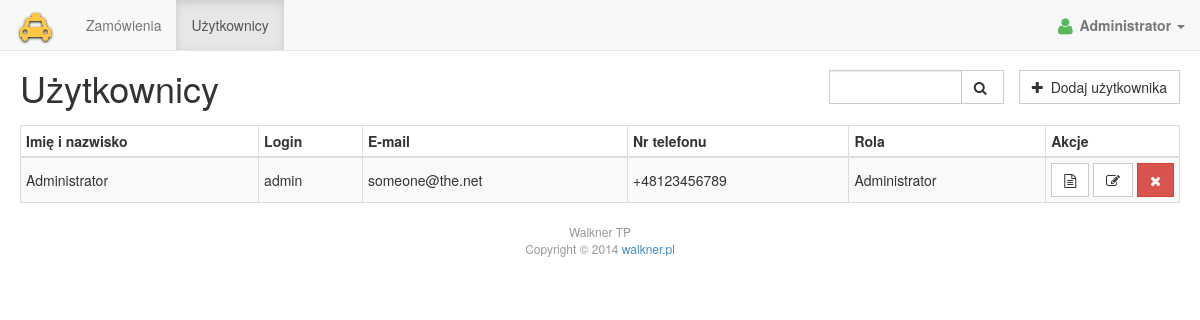
Screenshot of /users/index.php (signed in) with the database file from the repository.
### tables this page shows
CREATE TABLE `users` (
  `id` int(10) unsigned NOT NULL AUTO_INCREMENT,
  `name` varchar(100) NOT NULL,
  `login` varchar(50) NOT NULL,
  `password` char(64) NOT NULL,
  `role` varchar(30) NOT NULL DEFAULT 'user',
  `email` varchar(100) NOT NULL DEFAULT '',
  `tel` varchar(20) NOT NULL DEFAULT '',
  `symbol` varchar(30) NOT NULL DEFAULT '',
  PRIMARY KEY (`id`),
  UNIQUE KEY `login_A` (`login`)
);

### __lib__/PagedData.php (called while the page is built, shortened)
<?php
class PagedData implements IteratorAggregate
{
	private $page = 1;
	private $perPage = 10;
	public function __construct($page, $perPage = 10)
	{
		$this->page    = $page < 1 ? 1 : (int)$page;
		$this->perPage = (int)$perPage;
	}
	public function getOffset()
	{
		return ($this->page - 1) * $this->perPage;
	}
}

### users/__common__.php (called while the page is built, shortened)
<?php
include_once __DIR__ . '/../__common__.php';
function users_get_role_text($role)
{
  switch ($role)
  {
    case 'admin':
      return 'Administrator';
  }
}

### users/index.php (the view, shortened to what this page needs)
<?php
include __DIR__ . '/__common__.php';
$page = empty($_GET['page']) ? 1 : (int)$_GET['page'];
$perPage = empty($_GET['perPage']) ? 20 : (int)$_GET['perPage'];
$pagedUsers = new PagedData($page, $perPage);
$query = get_search_query();
$where = '';
$totalItems = fetch_one("SELECT COUNT(*) AS total FROM users {$where}")->total;
$users = fetch_all(sprintf(
  "SELECT * FROM users %s ORDER BY name LIMIT %d,%d",
  $where,
  $pagedUsers->getOffset(),
  $perPage
));
$pagedUsers->fill($totalItems, $users);
?>
<div class="page-header">
  <ul class="page-actions">
    <li>
      <form class="form-search input-group" action="<?= url_for("users") ?>">
        <input class="form-control" name="query" type="text" value="<?= $query ?>" results=5 autofocus>
        <span class="input-group-btn">
          <button class="btn btn-default" type="submit"><i class="fa fa-search"></i></button>
        </span>
      </form>
    <li><a class="btn btn-default" href="<?= url_for('/users/add.php') ?>"><i class="fa fa-plus"></i> Dodaj użytkownika</a>
  </ul>
  <h1>Użytkownicy</h1>
</div>
<table class="table table-bordered table-condensed table-striped table-hover">
  <thead>
    <tr>
      <th>Imię i nazwisko
      <th>Login
      <th>E-mail
      <th>Nr telefonu
      <th>Rola
      <th class="actions">Akcje
    </tr>
  </thead>
  <tbody>
    <? foreach ($pagedUsers AS $user): ?>
    <tr>
      <td><?= e($user->name) ?>
      <td><?= e($user->login) ?>
      <td><?= e($user->email) ?>
      <td><?= e($user->tel) ?>
      <td><?= users_get_role_text($user->role) ?>
      <td class="actions">
        <a class="btn btn-default" title="Wyświetl szczegóły użytkownika" href="<?= url_for("users/view.php?id={$user->id}") ?>"><i class="fa fa-file-text-o"></i></a>
        <a class="btn btn-default" title="Edytuj użytkownika" href="<?= url_for("users/edit.php?id={$user->id}") ?>"><i class="fa fa-edit"></i></a>
        <a class="btn btn-danger" title="Usuń użytkownika" href="<?= url_for("users/delete.php?id={$user->id}") ?>"><i class="fa fa-times"></i></a>
    </tr>
    <? endforeach ?>
  </tbody>
</table>

### __common__.php (shortened to what this page needs)
<?php
include_once __DIR__ . '/__lib__/PagedData.php';
function user_get_data()
{
  if (user_is_logged_in())
  {
    return $_SESSION['user'];
  }
  return null;
}
function user_is_logged_in()
{
  return !empty($_SESSION['user']);
}
function user_has_role($roles)
{
  $user = user_get_data();
  foreach ((array)$roles as $role)
  {
    if ($user->role === $role)
    {
      return true;
    }
  }
  return false;
}
function get_conn()
{
  static $conn;
  if ($conn === null)
  {
    $conn = new PDO(APP_PDO_DSN, APP_PDO_USER, APP_PDO_PASS);
    $conn->setAttribute(PDO::ATTR_ERRMODE, PDO::ERRMODE_EXCEPTION);
    $conn->exec("SET NAMES 'utf8'");
    $conn->exec("SET time_zone='+00:00'");
    $conn->setAttribute(PDO::ATTR_EMULATE_PREPARES, true);
  }
  return $conn;
}
function prepare_stmt($query, array $bindings = array())
{
  $stmt = get_conn()->prepare($query);
  return $stmt;
}
function exec_stmt($query, array $bindings = array())
{
  if ($query instanceof PDOStatement)
  {
    $stmt = $query;
    foreach ($bindings as $k => $v)
    {
      $stmt->bindValue($k, $v);
    }
  }
  else
  {
    $stmt = prepare_stmt($query, $bindings);
  }
  $stmt->execute();
  return $stmt;
}
function fetch_all($query, array $bindings = array())
{
  return exec_stmt($query, $bindings)->fetchAll(PDO::FETCH_OBJ);
}
function is_ajax()
{
  static $is = null;
  if ($is === null)
  {
    $is = isset($_SERVER['HTTP_X_REQUESTED_WITH']) && $_SERVER['HTTP_X_REQUESTED_WITH'] === 'XMLHttpRequest';
  }
  return $is;
}
function e($string)
{
  return escape($string);
}
function escape($value)
{
  if (is_array($value))
  {
    return escape_array($value);
  }
  else if (is_object($value))
  {
    return escape_object($value);
  }
  else if (is_string($value))
  {
    return htmlspecialchars($value, ENT_COMPAT, 'utf-8');
  }
  return $value;
}
function decorate($title = '')
{
  register_shutdown_function(function() use($title)
  {
    $contents = ob_get_clean();
    if (isset($_REQUEST['body']) || is_ajax())
      echo $contents;
    else
      include __DIR__ . '/__layout__.php';
  });
}
function url_for($href, $abs = false)
{
  $url = '';
  return $url . '/' . ltrim((strpos($href, APP_BASE_URL) === 0 ? '' : APP_BASE_URL) . ltrim($href, '/'), '/');
}

### __layout__.php (shortened to what this page needs)
<?php
function navbar_get_item_class($item)
{
  $len = strlen(APP_BASE_URL) - 1;
  $uri = substr($_SERVER['REQUEST_URI'], $len);
  if ((strpos($uri, $item) === 0 && strlen($item) > 1) || $item === $uri)
  {
    return 'active';
  }
  return '';
}
?>
<!DOCTYPE html>
<html>
<head>
  <link rel="stylesheet" href="<?= url_for('/__assets__/main.css') ?>">
</head>
<body>
<div class="navbar navbar-default navbar-fixed-top" role="navigation">
  <div class="navbar-header">
    <a class="navbar-brand" href="<?= url_for('') ?>"><i class="fa fa-taxi"></i></a>
  </div>
  <div class="navbar-collapse collapse">
    <? if (user_is_logged_in()): ?>
    <ul class="nav navbar-nav">
      <li class="<?= navbar_get_item_class('/orders') ?>"><a href="<?= url_for('/orders') ?>">Zamówienia</a></li>
      <? if (user_has_role('admin')): ?>
      <li class="<?= navbar_get_item_class('/users') ?>"><a href="<?= url_for('/users') ?>">Użytkownicy</a></li>
      <? endif ?>
    </ul>
    <ul class="nav navbar-nav navbar-right">
      <li class="dropdown navbar-account-dropdown">
        <a class="dropdown-toggle" data-toggle="dropdown">
          <i class="fa fa-user fa-lg navbar-account-status navbar-status-online"></i>
          <?= user_get_data()->name ?>
          <b class="caret"></b>
        </a>
      </li>
    </ul>
    <? endif ?>
  </div>
</div>
<div class="page-body">
  <?= $contents ?>
</div>
<div class="page-footer">
  <p>
    Walkner TP<br>
    Copyright &copy; <?= date('Y') ?> <a href="http://walkner.pl/">walkner.pl</a>
  </p>
</div>
</body>
</html>

### __assets__/main.css (style rules this page uses)
body { margin-top: 70px; -ms-overflow-style: scrollbar; }
.navbar { cursor: default; }
.navbar-default .navbar-brand { padding: 0 20px; line-height: 50px; font-size: 28px; text-shadow: 0 1px 3px #000; color: #FEC844; }
.navbar .navbar-nav > .active > a, .navbar .navbar-nav > .active > a:hover, .navbar .navbar-nav > .active > a:focus { box-shadow: inset 0 3px 8px rgba(0, 0, 0, 0.125); }
.nav.navbar-nav.navbar-right { margin-right: 0; }
.navbar-account-dropdown { margin-right: 0; }
.navbar-account-dropdown > .dropdown-toggle { font-weight: bold; }
.navbar-account-status { margin-right: 3px; }
.navbar-status-online { color: #5BB75B; }
.page-header { margin-top: 0; margin-bottom: 0; border-bottom: 0; line-height: 1; }
.page-header h1 { line-height: 1; }
.page-body { margin: 20px; }
.page-footer { margin-top: 20px; font-size: 12px; text-align: center; color: #999; }
.page-actions { float: right; list-style: none; display: block; }
.page-actions > li { display: inline-block; margin-left: 15px; vertical-align: top; }
.page-actions .fa { margin-right: 4px; }
.page-actions .form-search { width: 175px; }
.table .actions { width: 1%; white-space: nowrap; }
.form-control { padding: 6px; }
.table > thead > tr > td, .table > tbody > tr > td, .table > tfoot > tr > td { vertical-align: middle; }

### rows the page displays
users: name "Administrator", login "admin", email "someone@the.net", tel "+48123456789", role "Administrator"
